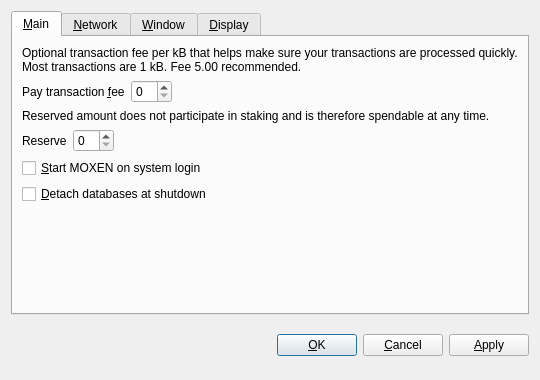
<?xml version="1.0" encoding="UTF-8"?>
<ui version="4.0">
 <class>OptionsDialog</class>
 <widget class="QDialog" name="OptionsDialog">
  <property name="geometry">
   <rect>
    <x>0</x>
    <y>0</y>
    <width>540</width>
    <height>380</height>
   </rect>
  </property>
  <property name="windowTitle">
   <string>Options</string>
  </property>
  <property name="modal">
   <bool>true</bool>
  </property>
  <layout class="QVBoxLayout" name="verticalLayout">
   <item>
    <widget class="QTabWidget" name="tabWidget">
     <property name="tabPosition">
      <enum>QTabWidget::North</enum>
     </property>
     <property name="currentIndex">
      <number>0</number>
     </property>
     <widget class="QWidget" name="tabMain">
      <attribute name="title">
       <string>&amp;Main</string>
      </attribute>
      <layout class="QVBoxLayout" name="verticalLayout_Main">
       <item>
        <widget class="QLabel" name="transactionFeeInfoLabel">
         <property name="text">
          <string>Optional transaction fee per kB that helps make sure your transactions are processed quickly. Most transactions are 1 kB. Fee 5.00 recommended.</string>
         </property>
         <property name="textFormat">
          <enum>Qt::PlainText</enum>
         </property>
         <property name="wordWrap">
          <bool>true</bool>
         </property>
        </widget>
       </item>
       <item>
        <layout class="QHBoxLayout" name="horizontalLayoutFee">
         <item>
          <widget class="QLabel" name="transactionFeeLabel">
           <property name="text">
            <string>Pay transaction &amp;fee</string>
           </property>
           <property name="textFormat">
            <enum>Qt::PlainText</enum>
           </property>
           <property name="buddy">
            <cstring>transactionFee</cstring>
           </property>
          </widget>
         </item>
         <item>
          <widget class="BitcoinAmountField" name="transactionFee"/>
         </item>
         <item>
          <spacer name="horizontalSpacerFee">
           <property name="orientation">
            <enum>Qt::Horizontal</enum>
           </property>
           <property name="sizeHint" stdset="0">
            <size>
             <width>40</width>
             <height>20</height>
            </size>
           </property>
          </spacer>
         </item>
        </layout>
       </item>
       <item>
        <widget class="QLabel" name="reserveBalanceInfoLabel">
         <property name="text">
          <string>Reserved amount does not participate in staking and is therefore spendable at any time.</string>
         </property>
         <property name="textFormat">
          <enum>Qt::PlainText</enum>
         </property>
         <property name="wordWrap">
          <bool>true</bool>
         </property>
        </widget>
       </item>
       <item>
        <layout class="QHBoxLayout" name="horizontalLayoutReserveBalance">
         <item>
          <widget class="QLabel" name="reserveBalanceLabel">
           <property name="text">
            <string>Reserve</string>
           </property>
           <property name="textFormat">
            <enum>Qt::PlainText</enum>
           </property>
           <property name="buddy">
            <cstring>reserveBalance</cstring>
           </property>
          </widget>
         </item>
         <item>
          <widget class="BitcoinAmountField" name="reserveBalance"/>
         </item>
         <item>
          <spacer name="horizontalSpacerReserveBalance">
           <property name="orientation">
            <enum>Qt::Horizontal</enum>
           </property>
           <property name="sizeHint" stdset="0">
            <size>
             <width>40</width>
             <height>20</height>
            </size>
           </property>
          </spacer>
         </item>
        </layout>
       </item>
       <item>
        <widget class="QCheckBox" name="bitcoinAtStartup">
         <property name="toolTip">
          <string>Automatically start MOXEN after logging in to the system.</string>
         </property>
         <property name="text">
          <string>&amp;Start MOXEN on system login</string>
         </property>
        </widget>
       </item>
       <item>
        <widget class="QCheckBox" name="detachDatabases">
         <property name="toolTip">
          <string>Detach block and address databases at shutdown. This means they can be moved to another data directory, but it slows down shutdown. The wallet is always detached.</string>
         </property>
         <property name="text">
          <string>&amp;Detach databases at shutdown</string>
         </property>
        </widget>
       </item>
       <item>
        <spacer name="verticalSpacer_Main">
         <property name="orientation">
          <enum>Qt::Vertical</enum>
         </property>
         <property name="sizeHint" stdset="0">
          <size>
           <width>20</width>
           <height>40</height>
          </size>
         </property>
        </spacer>
       </item>
      </layout>
     </widget>
     <widget class="QWidget" name="tabNetwork">
      <attribute name="title">
       <string>&amp;Network</string>
      </attribute>
      <layout class="QVBoxLayout" name="verticalLayout_Network">
       <item>
        <widget class="QCheckBox" name="mapPortUpnp">
         <property name="toolTip">
          <string>Automatically open the MOXEN client port on the router. This only works when your router supports UPnP and it is enabled.</string>
         </property>
         <property name="text">
          <string>Map port using &amp;UPnP</string>
         </property>
        </widget>
       </item>
       <item>
        <widget class="QCheckBox" name="connectSocks">
         <property name="toolTip">
          <string>Connect to the MOXEN network through a SOCKS proxy (e.g. when connecting through Tor).</string>
         </property>
         <property name="text">
          <string>&amp;Connect through SOCKS proxy:</string>
         </property>
        </widget>
       </item>
       <item>
        <layout class="QHBoxLayout" name="horizontalLayout_Network">
         <item>
          <widget class="QLabel" name="proxyIpLabel">
           <property name="text">
            <string>Proxy &amp;IP:</string>
           </property>
           <property name="textFormat">
            <enum>Qt::PlainText</enum>
           </property>
           <property name="buddy">
            <cstring>proxyIp</cstring>
           </property>
          </widget>
         </item>
         <item>
          <widget class="QValidatedLineEdit" name="proxyIp">
           <property name="maximumSize">
            <size>
             <width>140</width>
             <height>16777215</height>
            </size>
           </property>
           <property name="toolTip">
            <string>IP address of the proxy (e.g. 127.0.0.1)</string>
           </property>
          </widget>
         </item>
         <item>
          <widget class="QLabel" name="proxyPortLabel">
           <property name="text">
            <string>&amp;Port:</string>
           </property>
           <property name="textFormat">
            <enum>Qt::PlainText</enum>
           </property>
           <property name="buddy">
            <cstring>proxyPort</cstring>
           </property>
          </widget>
         </item>
         <item>
          <widget class="QLineEdit" name="proxyPort">
           <property name="maximumSize">
            <size>
             <width>55</width>
             <height>16777215</height>
            </size>
           </property>
           <property name="toolTip">
            <string>Port of the proxy (e.g. 9050)</string>
           </property>
          </widget>
         </item>
         <item>
          <widget class="QLabel" name="socksVersionLabel">
           <property name="text">
            <string>SOCKS &amp;Version:</string>
           </property>
           <property name="textFormat">
            <enum>Qt::PlainText</enum>
           </property>
           <property name="buddy">
            <cstring>socksVersion</cstring>
           </property>
          </widget>
         </item>
         <item>
          <widget class="QValueComboBox" name="socksVersion">
           <property name="toolTip">
            <string>SOCKS version of the proxy (e.g. 5)</string>
           </property>
          </widget>
         </item>
         <item>
          <spacer name="horizontalSpacer_Network">
           <property name="orientation">
            <enum>Qt::Horizontal</enum>
           </property>
           <property name="sizeHint" stdset="0">
            <size>
             <width>40</width>
             <height>20</height>
            </size>
           </property>
          </spacer>
         </item>
        </layout>
       </item>
       <item>
        <spacer name="verticalSpacer_Network">
         <property name="orientation">
          <enum>Qt::Vertical</enum>
         </property>
         <property name="sizeHint" stdset="0">
          <size>
           <width>20</width>
           <height>40</height>
          </size>
         </property>
        </spacer>
       </item>
      </layout>
     </widget>
     <widget class="QWidget" name="tabWindow">
      <attribute name="title">
       <string>&amp;Window</string>
      </attribute>
      <layout class="QVBoxLayout" name="verticalLayout_Window">
       <item>
        <widget class="QCheckBox" name="minimizeToTray">
         <property name="toolTip">
          <string>Show only a tray icon after minimizing the window.</string>
         </property>
         <property name="text">
          <string>&amp;Minimize to the tray instead of the taskbar</string>
         </property>
        </widget>
       </item>
       <item>
        <widget class="QCheckBox" name="minimizeOnClose">
         <property name="toolTip">
          <string>Minimize instead of exit the application when the window is closed. When this option is enabled, the application will be closed only after selecting Quit in the menu.</string>
         </property>
         <property name="text">
          <string>M&amp;inimize on close</string>
         </property>
        </widget>
       </item>
       <item>
        <spacer name="verticalSpacer_Window">
         <property name="orientation">
          <enum>Qt::Vertical</enum>
         </property>
         <property name="sizeHint" stdset="0">
          <size>
           <width>20</width>
           <height>40</height>
          </size>
         </property>
        </spacer>
       </item>
      </layout>
     </widget>
     <widget class="QWidget" name="tabDisplay">
      <attribute name="title">
       <string>&amp;Display</string>
      </attribute>
      <layout class="QVBoxLayout" name="verticalLayout_Display">
       <item>
        <layout class="QHBoxLayout" name="horizontalLayout_1_Display">
         <item>
          <widget class="QLabel" name="langLabel">
           <property name="text">
            <string>User Interface &amp;language:</string>
           </property>
           <property name="textFormat">
            <enum>Qt::PlainText</enum>
           </property>
           <property name="buddy">
            <cstring>lang</cstring>
           </property>
          </widget>
         </item>
         <item>
          <widget class="QValueComboBox" name="lang">
           <property name="toolTip">
            <string>The user interface language can be set here. This setting will take effect after restarting MOXEN.</string>
           </property>
          </widget>
         </item>
        </layout>
       </item>
       <item>
        <layout class="QHBoxLayout" name="horizontalLayout_2_Display">
         <item>
          <widget class="QLabel" name="unitLabel">
           <property name="text">
            <string>&amp;Unit to show amounts in:</string>
           </property>
           <property name="textFormat">
            <enum>Qt::PlainText</enum>
           </property>
           <property name="buddy">
            <cstring>unit</cstring>
           </property>
          </widget>
         </item>
         <item>
          <widget class="QValueComboBox" name="unit">
           <property name="toolTip">
            <string>Choose the default subdivision unit to show in the interface and when sending coins.</string>
           </property>
          </widget>
         </item>
        </layout>
       </item>
       <item>
        <widget class="QCheckBox" name="displayAddresses">
         <property name="toolTip">
          <string>Whether to show MOXEN addresses in the transaction list or not.</string>
         </property>
         <property name="text">
          <string>&amp;Display addresses in transaction list</string>
         </property>
        </widget>
       </item>
       <item>
        <widget class="QCheckBox" name="coinControlFeatures">
         <property name="toolTip">
          <string>Whether to show coin control features or not.</string>
         </property>
         <property name="text">
          <string>Display coin &amp;control features (experts only!)</string>
         </property>
        </widget>
       </item>
       <item>
        <spacer name="verticalSpacer_Display">
         <property name="orientation">
          <enum>Qt::Vertical</enum>
         </property>
         <property name="sizeHint" stdset="0">
          <size>
           <width>20</width>
           <height>40</height>
          </size>
         </property>
        </spacer>
       </item>
      </layout>
     </widget>
    </widget>
   </item>
   <item>
    <layout class="QHBoxLayout" name="horizontalLayout_Buttons">
     <item>
      <spacer name="horizontalSpacer_1">
       <property name="orientation">
        <enum>Qt::Horizontal</enum>
       </property>
       <property name="sizeHint" stdset="0">
        <size>
         <width>40</width>
         <height>48</height>
        </size>
       </property>
      </spacer>
     </item>
     <item>
      <widget class="QLabel" name="statusLabel">
       <property name="font">
        <font>
         <weight>75</weight>
         <bold>true</bold>
        </font>
       </property>
       <property name="text">
        <string/>
       </property>
       <property name="textFormat">
        <enum>Qt::PlainText</enum>
       </property>
       <property name="wordWrap">
        <bool>true</bool>
       </property>
      </widget>
     </item>
     <item>
      <spacer name="horizontalSpacer_2">
       <property name="orientation">
        <enum>Qt::Horizontal</enum>
       </property>
       <property name="sizeHint" stdset="0">
        <size>
         <width>40</width>
         <height>48</height>
        </size>
       </property>
      </spacer>
     </item>
     <item>
      <widget class="QPushButton" name="okButton">
       <property name="text">
        <string>&amp;OK</string>
       </property>
      </widget>
     </item>
     <item>
      <widget class="QPushButton" name="cancelButton">
       <property name="text">
        <string>&amp;Cancel</string>
       </property>
       <property name="autoDefault">
        <bool>false</bool>
       </property>
      </widget>
     </item>
     <item>
      <widget class="QPushButton" name="applyButton">
       <property name="text">
        <string>&amp;Apply</string>
       </property>
       <property name="autoDefault">
        <bool>false</bool>
       </property>
      </widget>
     </item>
    </layout>
   </item>
  </layout>
 </widget>
 <customwidgets>
  <customwidget>
   <class>BitcoinAmountField</class>
   <extends>QSpinBox</extends>
   <header>bitcoinamountfield.h</header>
  </customwidget>
  <customwidget>
   <class>QValueComboBox</class>
   <extends>QComboBox</extends>
   <header>qvaluecombobox.h</header>
  </customwidget>
  <customwidget>
   <class>QValidatedLineEdit</class>
   <extends>QLineEdit</extends>
   <header>qvalidatedlineedit.h</header>
  </customwidget>
 </customwidgets>
 <resources/>
 <connections/>
</ui>
